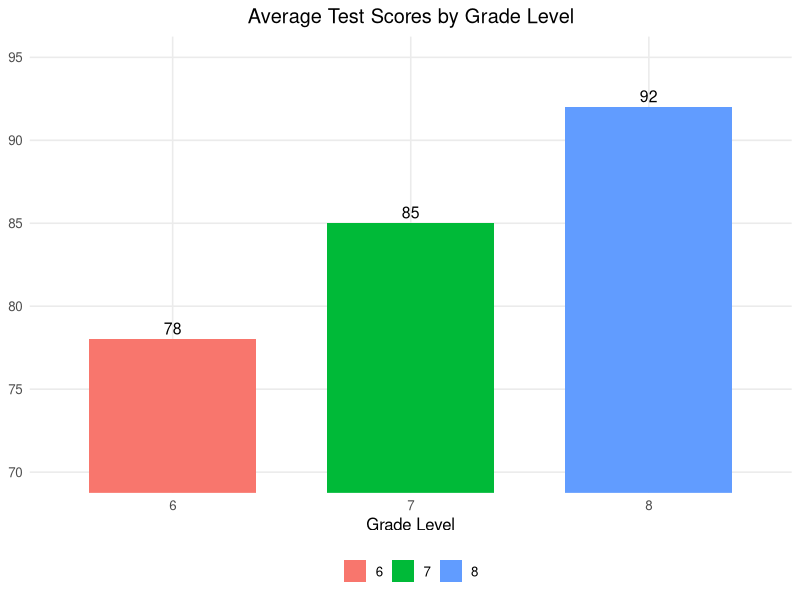
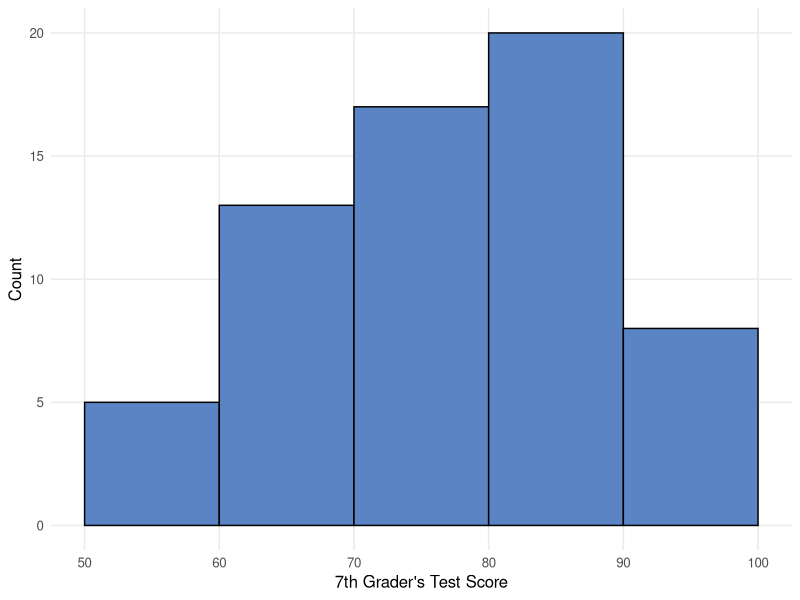
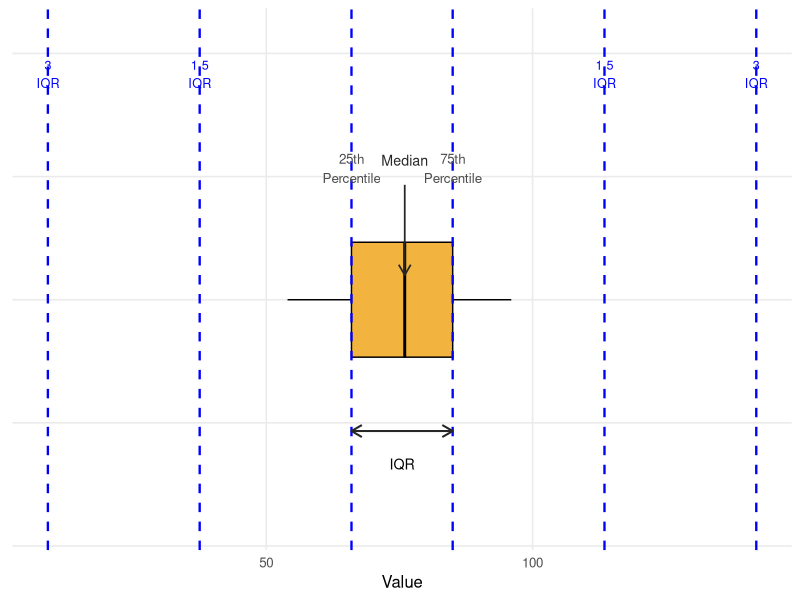
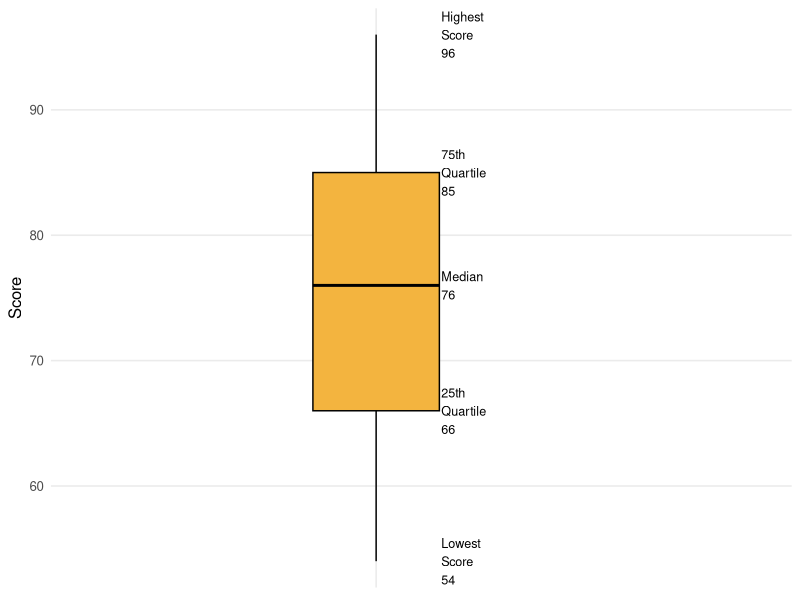

Write the R code that produced these figures, in order.
## ---- chunk 1
#| label: fig-avg-test-scores
#| fig-cap: "Average Test Scores by Grade Level"
#| fig-width: 7
#| fig-height: 4
#| warning: false
#| message: false
#| echo: false

library(ggplot2)

# Data (from your table)
df <- data.frame(
  grade = factor(c(6, 7, 8)),
  avg_score = c(78, 85, 92)
)


ggplot(df, aes(x = grade, y = avg_score, fill = grade)) +
  geom_col(width = 0.7) +
  geom_text(aes(label = avg_score), vjust = -0.4, size = 4) +
  labs(
    title = "Average Test Scores by Grade Level",
    x = "Grade Level",
    y = NULL
  ) +
  scale_y_continuous(breaks = seq(70, 95, 5)) +
  coord_cartesian(ylim = c(70, 95)) +
  theme_minimal(base_size = 12) +
  theme(
    panel.grid.minor = element_blank(),
    legend.position = "bottom",
    legend.title = element_blank(),
    plot.title = element_text(hjust = 0.5)
  )
## ---- chunk 2
#| label: fig-7th-histogram
#| fig-cap: "Distribution of 7th Grade Test Scores"
#| fig-width: 6
#| fig-height: 4
#| warning: false
#| message: false
#| echo: false

library(ggplot2)

# Example 7th grade score data (replace with real data if available)
scores <- c(
  54, 55, 55, 55, 56,
  63, 64, 64, 65, 65, 65, 65, 66, 66, 66, 66, 67, 67,
  73, 74, 74, 74, 75, 75, 75, 75, 75, 75, 75, 76, 76, 76, 76, 77, 77,
  83, 83, 84, 84, 84, 84, 85, 85, 85, 85, 85, 85, 85, 85, 85, 86, 86, 86, 86, 86,
  94, 94, 95, 95, 95, 95, 96, 96
)

df <- data.frame(score = scores)

ggplot(df, aes(x = score)) +
  geom_histogram(
    breaks = seq(50, 100, by = 10),
    color = "black",
    fill = "#5B84C4"
  ) +
  labs(
    x = "7th Grader's Test Score",
    y = "Count"
  ) +
  theme_minimal(base_size = 12) +
  theme(
    panel.grid.minor = element_blank()
  )
## ---- chunk 3
#| label: fig-boxplot-iqr-demo
#| fig-cap: "Boxplot anatomy with IQR, 1.5×IQR and 3×IQR boundaries (using the stem-and-leaf data)"
#| fig-width: 8
#| fig-height: 3.6
#| warning: false
#| message: false
#| echo: false

library(ggplot2)
library(grid)   # for arrow()

# --- Data from your stem-and-leaf plot ---
scores <- c(
  54, 55, 55, 55, 56,
  63, 64, 64, 65, 65, 65, 65, 66, 66, 66, 66, 67, 67,
  73, 74, 74, 74, 75, 75, 75, 75, 75, 76, 76, 76, 76, 76, 77, 77,
  83, 83, 84, 84, 84, 85, 85, 85, 85, 85, 85, 85, 86, 86, 86, 86, 86, 86,
  94, 94, 95, 95, 95, 96, 96
)

df <- data.frame(score = scores, grp = " ")

# --- IQR / boundaries ---
qs <- quantile(scores, probs = c(.25, .5, .75), type = 7)
q1 <- unname(qs[1]); med <- unname(qs[2]); q3 <- unname(qs[3])
iqr <- q3 - q1
low15 <- q1 - 1.5 * iqr
high15 <- q3 + 1.5 * iqr
low3  <- q1 - 3 * iqr
high3 <- q3 + 3 * iqr

# classify points (if any)
out_mild <- scores[(scores < low15 | scores > high15) & (scores >= low3 & scores <= high3)]
out_ext  <- scores[scores < low3 | scores > high3]

# positions for annotations
y_box <- 0
y_text <- 0.32
y_topline <- 0.55
y_iqr_bracket <- -0.32

p <- ggplot(df, aes(x = score, y = y_box)) +
  # boxplot (horizontal)
  geom_boxplot(
    width = 0.28,
    outlier.shape = NA,
    fill = "#F3B43F",
    color = "black"
  ) +
  # IQR boundary lines at Q1 and Q3
  geom_vline(xintercept = c(q1, q3), linetype = "dashed", linewidth = 0.8, color = "blue") +
  # 1.5 IQR boundaries
  geom_vline(xintercept = c(low15, high15), linetype = "dashed", linewidth = 0.8, color = "blue") +
  # 3 IQR boundaries
  geom_vline(xintercept = c(low3, high3), linetype = "dashed", linewidth = 0.8, color = "blue") +
  # mild outliers (if any)
  {if (length(out_mild) > 0) geom_point(data = data.frame(x = out_mild, y = y_box),
                                       aes(x = x, y = y), inherit.aes = FALSE, size = 2)} +
  # extreme outliers (if any)
  {if (length(out_ext) > 0) geom_point(data = data.frame(x = out_ext, y = y_box),
                                      aes(x = x, y = y), inherit.aes = FALSE, shape = 8, size = 2.8)} +
  # labels for Q1/Median/Q3
  annotate("text", x = q1, y = y_text, label = "25th\nPercentile", size = 3.4, color = "gray30") +
  annotate("text", x = q3, y = y_text, label = "75th\nPercentile", size = 3.4, color = "gray30") +
  annotate("text", x = med, y = y_text + 0.02, label = "Median", size = 3.6, color = "gray15") +
  # arrow pointing to median line
  annotate("segment", x = med, xend = med, y = y_text - 0.04, yend = 0.06,
           arrow = arrow(length = unit(0.12, "inches")), linewidth = 0.6, color = "gray15") +
  # IQR bracket under the box
  annotate("segment", x = q1, xend = q3, y = y_iqr_bracket, yend = y_iqr_bracket,
           arrow = arrow(ends = "both", length = unit(0.12, "inches")),
           linewidth = 0.7, color = "gray15") +
  annotate("text", x = (q1 + q3) / 2, y = y_iqr_bracket - 0.08, label = "IQR", size = 3.6) +
  # labels above boundary lines
  annotate("text", x = low15,  y = y_topline, label = "1.5\nIQR", size = 3.2, color = "blue") +
  annotate("text", x = high15, y = y_topline, label = "1.5\nIQR", size = 3.2, color = "blue") +
  annotate("text", x = low3,   y = y_topline, label = "3\nIQR",   size = 3.2, color = "blue") +
  annotate("text", x = high3,  y = y_topline, label = "3\nIQR",   size = 3.2, color = "blue") +
  labs(x = "Value", y = NULL) +
  coord_cartesian(ylim = c(-0.55, 0.65)) +
  theme_minimal(base_size = 12) +
  theme(
    axis.text.y = element_blank(),
    axis.ticks.y = element_blank(),
    panel.grid.minor = element_blank()
  )

p


## ---- chunk 4
#| label: fig-boxplot-five-number
#| fig-cap: "Boxplot of test scores with five-number summary (using the stem-and-leaf data)"
#| fig-width: 3.2
#| fig-height: 5
#| warning: false
#| message: false
#| echo: false

library(ggplot2)

# --- Data from your stem-and-leaf plot ---
scores <- c(
  54, 55, 55, 55, 56,
  63, 64, 64, 65, 65, 65, 65, 66, 66, 66, 66, 67, 67,
  73, 74, 74, 74, 75, 75, 75, 75, 75, 76, 76, 76, 76, 76, 77, 77,
  83, 83, 84, 84, 84, 85, 85, 85, 85, 85, 85, 85, 86, 86, 86, 86, 86, 86,
  94, 94, 95, 95, 95, 96, 96
)

df <- data.frame(score = scores, grp = " ")

# five-number summary + quartiles
qs <- quantile(scores, probs = c(0, .25, .5, .75, 1), type = 7)
low  <- unname(qs[1])
q1   <- unname(qs[2])
med  <- unname(qs[3])
q3   <- unname(qs[4])
high <- unname(qs[5])

# label x-position (to the right of the box)
x_lab <- 1.18

ggplot(df, aes(x = grp, y = score)) +
  geom_boxplot(
    width = 0.35,
    outlier.shape = NA,
    fill = "#F3B43F",
    color = "black"
  ) +
  # Labels (match screenshot style)
  annotate("text", x = x_lab, y = high, label = paste0("Highest\nScore\n", high),
           hjust = 0, size = 3.2) +
  annotate("text", x = x_lab, y = q3, label = paste0("75th\nQuartile\n", q3),
           hjust = 0, size = 3.2) +
  annotate("text", x = x_lab, y = med, label = paste0("Median\n", med),
           hjust = 0, size = 3.2) +
  annotate("text", x = x_lab, y = q1, label = paste0("25th\nQuartile\n", q1),
           hjust = 0, size = 3.2) +
  annotate("text", x = x_lab, y = low, label = paste0("Lowest\nScore\n", low),
           hjust = 0, size = 3.2) +
  labs(y = "Score", x = NULL) +
  coord_cartesian(xlim = c(0.7, 1.55)) +
  theme_minimal(base_size = 12) +
  theme(
    axis.text.x = element_blank(),
    axis.ticks.x = element_blank(),
    panel.grid.minor = element_blank()
  )
